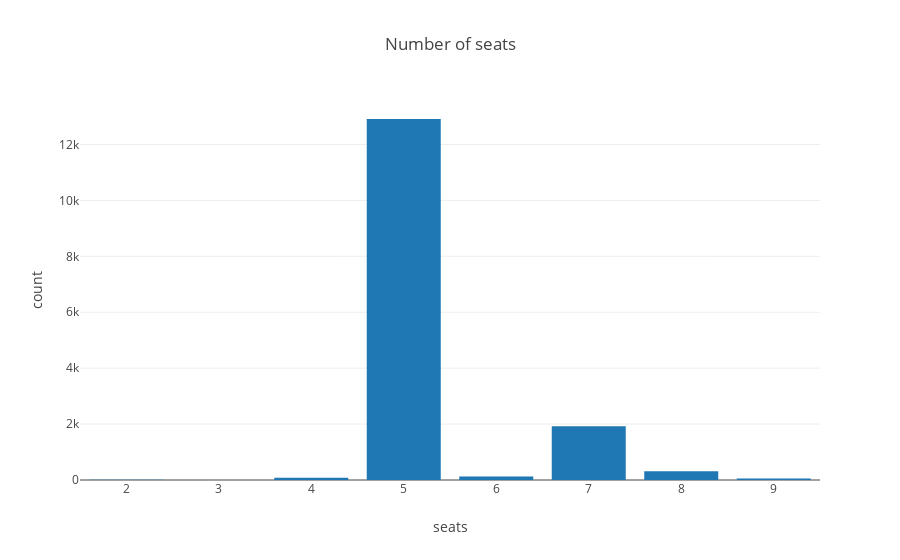

Notebook code cell kept with this figure:
### Code cell
seats_df =df['seats'].value_counts().reset_index()
seats_df.columns = ['seats','count']
px.bar(seats_df,y='count',x='seats',title='Number of seats',template='none')

### Figure 1 — Plotly figure (JSON) as saved in the notebook; plotly's stock layout.template omitted (floating-point values rounded to 4 significant figures)
{"data": [{"alignmentgroup": "True", "hovertemplate": "seats=%{x}<br>count=%{y}<extra></extra>", "legendgroup": "", "marker": {"color": "#1F77B4", "pattern": {"shape": ""}}, "name": "", "offsetgroup": "", "orientation": "v", "showlegend": false, "textposition": "auto", "type": "bar", "x": [5, 7, 8, 6, 4, 9, 2], "xaxis": "x", "y": [12912, 1922, 311, 127, 77, 55, 7], "yaxis": "y"}], "layout": {"barmode": "relative", "legend": {"tracegroupgap": 0}, "title": {"text": "Number of seats"}, "xaxis": {"anchor": "y", "domain": [0, 1], "title": {"text": "seats"}, "type": "linear", "range": [1.5, 9.5], "autorange": true}, "yaxis": {"anchor": "x", "domain": [0, 1], "title": {"text": "count"}, "type": "linear", "range": [0, 13590.0], "autorange": true}, "autosize": true}}
